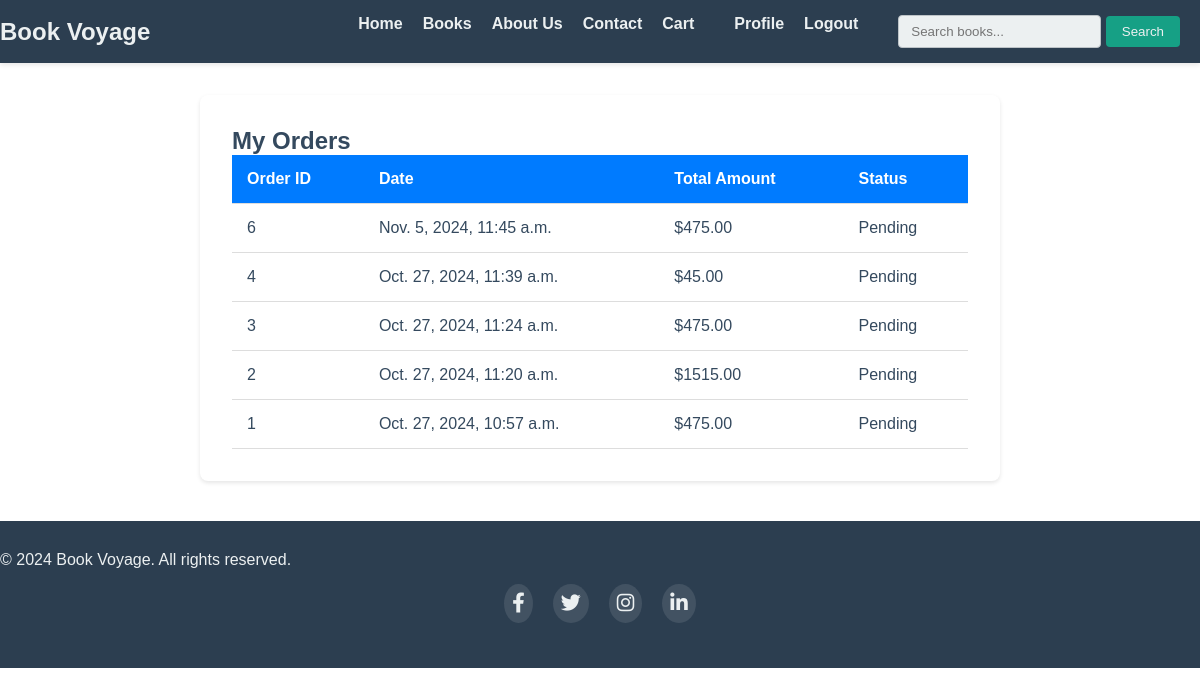
The app's page /my-orders/ (signed in) with its own data.
### store/models.py (models this page shows, shortened)
class Order(models.Model):
    user = models.ForeignKey(User, on_delete=models.CASCADE)
    order_date = models.DateTimeField(auto_now_add=True)
    total_amount = models.DecimalField(max_digits=10, decimal_places=2)
    status = models.CharField(max_length=20, default='Pending')  # E.g., Pending, Completed, Cancelled

### store/views.py (the view)
# urls.py: path('my-orders/', my_orders, name='my_orders'),
@login_required
def my_orders(request):
    orders = Order.objects.filter(user=request.user).order_by('-order_date')
    context = {
        'orders': orders
    }
    return render(request, 'store/my_orders.html', context)

### templates/store/my_orders.html (shortened to what this page needs)
{% extends 'store/base.html' %}
{% block body %}
<div class="container orders-container">
    <h2>My Orders</h2>
    {% if orders.exists %}
        <table class="orders-table">
            <thead>
                <tr>
                    <th>Order ID</th>
                    <th>Date</th>
                    <th>Total Amount</th>
                    <th>Status</th>
                </tr>
            </thead>
            <tbody>
                {% for order in orders %}
                    <tr>
                        <td>{{ order.id }}</td>
                        <td>{{ order.order_date }}</td>
                        <td>${{ order.total_amount }}</td>
                        <td>{{ order.status }}</td>
                    </tr>
                {% endfor %}
            </tbody>
        </table>
    {% else %}
        <p>You have no orders.</p>
    {% endif %}
</div>
{% endblock %}

### templates/store/base.html (style rules this page uses)
:root { --primary-dark: #2C3E50; --primary-light: #ECF0F1; --accent-gold: #F1C40F; --accent-teal: #16A085; --neutral-dark: #34495E; --neutral-medium: #7F8C8D; --neutral-light: #BDC3C7; --bg-primary: #FFFFFF; --bg-secondary: #F8F9FA; --bg-tertiary: #E9ECEF; }
* { margin: 0; padding: 0; box-sizing: border-box; font-family: 'Raleway', sans-serif; }
body { background-color: var(--bg-primary); color: var(--neutral-dark); }
.container { background-color: transparent; box-shadow: none; }

### templates/store/my_orders.html (style rules this page uses)
.orders-container { max-width: 800px; margin: 2rem auto; padding: 2rem; background-color: #ffffff; border-radius: 8px; box-shadow: 0 2px 4px rgba(0, 0, 0, 0.1); }
.orders-table { width: 100%; border-collapse: collapse; }
.orders-table th, .orders-table td { padding: 15px; text-align: left; border-bottom: 1px solid #ddd; }
.orders-table th { background-color: #007bff; color: white; }

### records on screen
Order: id "6", order_date "Nov. 5, 2024, 11:45 a.m.", total_amount "475.00", status "Pending"
Order: id "4", order_date "Oct. 27, 2024, 11:39 a.m.", total_amount "45.00", status "Pending"
Order: id "3", order_date "Oct. 27, 2024, 11:24 a.m.", total_amount "475.00", status "Pending"
Order: id "2", order_date "Oct. 27, 2024, 11:20 a.m.", total_amount "1515.00", status "Pending"
Order: id "1", order_date "Oct. 27, 2024, 10:57 a.m.", total_amount "475.00", status "Pending"
